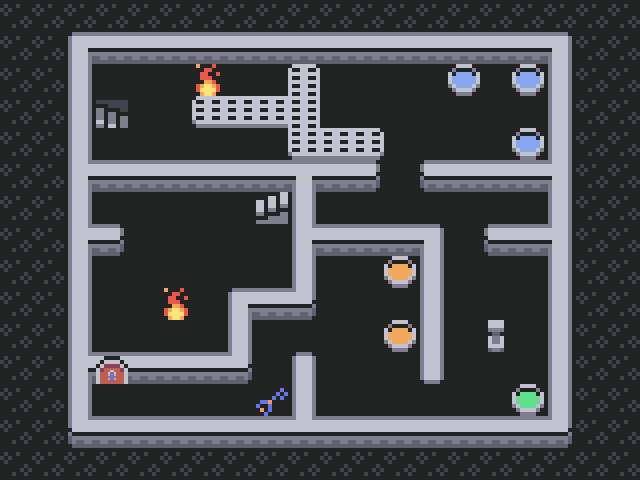

A 2D game scene composited from a Tiled map and its tileset images. What follows is a short description and the map's XML, with every tile layer's data as written:
An orthogonal 20x15 tile map with 32x32 px tiles, 1 tile layer (Tile Layer 4), 3 hidden layers not drawn.

<map version="1.4" tiledversion="1.4.3" orientation="orthogonal" renderorder="right-down" width="20" height="15" tilewidth="32" tileheight="32" infinite="0" backgroundcolor="#222323" nextlayerid="7" nextobjectid="1">
 <tileset firstgid="1" source="sblobber64.tsx" />
 <layer id="1" name="Tile Layer 1" width="20" height="15" visible="0">
  <data encoding="csv">
20,20,20,20,20,20,20,20,20,20,20,20,20,20,20,20,20,20,20,20,
20,20,35,38,38,38,38,38,38,38,38,38,38,38,38,38,38,33,20,20,
20,20,32,0,0,0,21,0,0,43,0,0,0,0,24,0,24,32,20,20,
20,20,32,30,0,0,48,49,49,45,0,0,0,0,0,0,0,32,20,20,
20,20,32,0,0,0,0,0,0,50,49,47,0,0,0,0,24,32,20,20,
20,20,37,38,38,38,38,38,38,34,38,38,38,38,38,38,38,36,20,20,
20,20,32,0,0,0,0,0,31,32,0,0,0,0,0,0,0,32,20,20,
20,20,37,12,0,0,0,0,0,37,38,38,38,33,0,13,38,36,20,20,
20,20,32,0,0,0,0,0,0,32,0,0,26,32,0,0,0,32,20,20,
20,20,32,0,0,21,0,35,38,39,0,0,0,32,0,0,0,32,20,20,
20,20,32,0,0,0,0,32,0,0,0,0,26,32,0,18,0,32,20,20,
20,20,37,67,38,38,38,40,38,33,0,0,0,32,0,0,0,32,20,20,
20,20,32,0,0,0,0,0,66,32,0,0,0,32,0,0,28,32,20,20,
20,20,41,38,38,38,38,38,38,40,38,38,38,40,38,38,38,39,20,20,
20,20,20,20,20,20,20,20,20,20,20,20,20,20,20,20,20,20,20,20
</data>
 </layer>
 <layer id="2" name="Tile Layer 2" width="20" height="15" visible="0">
  <data encoding="csv">
20,20,20,20,20,20,20,20,20,20,20,20,20,20,20,20,20,20,20,20,
20,20,35,38,38,38,38,38,38,38,38,38,38,38,38,38,38,33,20,20,
20,20,32,0,0,0,21,0,0,43,0,0,0,0,25,0,25,32,20,20,
20,20,32,30,0,0,48,49,49,45,0,0,0,0,0,0,0,32,20,20,
20,20,32,0,0,0,0,0,0,50,49,47,0,0,0,0,25,32,20,20,
20,20,37,38,38,38,38,38,38,34,38,12,0,13,38,38,38,36,20,20,
20,20,32,0,0,0,0,0,31,32,0,0,0,0,0,0,0,32,20,20,
20,20,37,12,0,0,0,0,0,37,38,38,38,33,0,13,38,36,20,20,
20,20,32,0,0,0,0,0,0,32,0,0,26,32,0,0,0,32,20,20,
20,20,32,0,0,21,0,35,38,39,0,0,0,32,0,0,0,32,20,20,
20,20,32,0,0,0,0,32,0,0,0,0,26,32,0,18,0,32,20,20,
20,20,37,67,38,38,38,40,38,33,0,0,0,32,0,0,0,32,20,20,
20,20,32,0,0,0,0,0,66,32,0,0,0,32,0,0,28,32,20,20,
20,20,41,38,38,38,38,38,38,40,38,38,38,40,38,38,38,39,20,20,
20,20,20,20,20,20,20,20,20,20,20,20,20,20,20,20,20,20,20,20
</data>
 </layer>
 <layer id="3" name="Tile Layer 3" width="20" height="15" visible="0">
  <data encoding="csv">
20,20,20,20,20,20,20,20,20,20,20,20,20,20,20,20,20,20,20,20,
20,20,35,38,38,38,38,38,38,38,38,38,38,38,38,38,38,33,20,20,
20,20,32,0,0,0,21,0,0,43,0,0,0,0,25,0,25,32,20,20,
20,20,32,30,0,0,48,49,49,45,0,0,0,0,0,0,0,32,20,20,
20,20,32,0,0,0,0,0,0,50,49,47,0,0,0,0,25,32,20,20,
20,20,37,38,38,38,38,38,38,34,38,12,0,13,38,38,38,36,20,20,
20,20,32,0,0,0,0,0,31,32,0,0,0,0,0,0,0,32,20,20,
20,20,37,12,0,0,0,0,0,37,38,38,38,33,0,13,38,36,20,20,
20,20,32,0,0,0,0,0,0,32,0,0,26,32,0,0,0,32,20,20,
20,20,32,0,0,21,0,35,38,39,0,0,0,32,0,0,0,32,20,20,
20,20,32,0,0,0,0,32,0,0,0,0,26,32,0,18,0,32,20,20,
20,20,37,67,38,38,38,40,38,33,0,0,0,11,0,0,0,32,20,20,
20,20,32,0,0,0,0,0,66,32,0,0,0,0,0,0,29,32,20,20,
20,20,41,38,38,38,38,38,38,40,38,38,38,38,38,38,38,39,20,20,
20,20,20,20,20,20,20,20,20,20,20,20,20,20,20,20,20,20,20,20
</data>
 </layer>
 <layer id="4" name="Tile Layer 4" width="20" height="15">
  <data encoding="csv">
20,20,20,20,20,20,20,20,20,20,20,20,20,20,20,20,20,20,20,20,
20,20,35,38,38,38,38,38,38,38,38,38,38,38,38,38,38,33,20,20,
20,20,32,0,0,0,21,0,0,43,0,0,0,0,25,0,25,32,20,20,
20,20,32,30,0,0,48,49,49,45,0,0,0,0,0,0,0,32,20,20,
20,20,32,0,0,0,0,0,0,50,49,47,0,0,0,0,25,32,20,20,
20,20,37,38,38,38,38,38,38,34,38,12,0,13,38,38,38,36,20,20,
20,20,32,0,0,0,0,0,31,32,0,0,0,0,0,0,0,32,20,20,
20,20,37,12,0,0,0,0,0,37,38,38,38,33,0,13,38,36,20,20,
20,20,32,0,0,0,0,0,0,32,0,0,27,32,0,0,0,32,20,20,
20,20,32,0,0,21,0,35,38,39,0,0,0,32,0,0,0,32,20,20,
20,20,32,0,0,0,0,32,0,0,0,0,27,32,0,18,0,32,20,20,
20,20,37,67,38,38,38,39,0,10,0,0,0,11,0,0,0,32,20,20,
20,20,32,0,0,0,0,0,66,32,0,0,0,0,0,0,29,32,20,20,
20,20,41,38,38,38,38,38,38,40,38,38,38,38,38,38,38,39,20,20,
20,20,20,20,20,20,20,20,20,20,20,20,20,20,20,20,20,20,20,20
</data>
 </layer>
</map>
